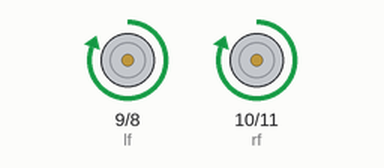
This sketch was run on a simulated Arduino Uno, built with avr-gcc and run on an emulated ATmega328P. Shown: motor-driver pin pairs drawn as motors (green arrow = first pin HIGH = forward, orange = second pin HIGH = backward, longer = more drive).

Above: at 0.5 s.
At 2.5 s:
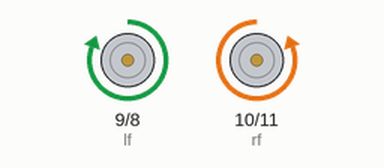
Timing chart, 0 to 5.2 s (numbered marks = the images above):
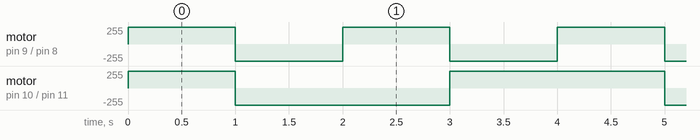

Measured:
- by itself, motor on pin 9 (lf) / pin 8 (lb): alternates forward 255/255 for 1.0 s and backward 255/255 for 1.0 s
- by itself, motor on pin 10 (rf) / pin 11 (rb): repeats every 4.0 s: backward 255/255 2.0 s, forward 255/255 2.0 s

The sketch:

drive.ino
```cpp
int rf = 10, rb = 11, lf = 9, lb = 8;
int spdr, spdl;
int dmode = 0;

void fwd()
{
    analogWrite(rf, spdr);
    digitalWrite(rb, LOW);
    analogWrite(lf, spdl);
    digitalWrite(lb, LOW);
    dmode = 1;
}

void bwd()
{
    digitalWrite(rf, LOW);
    analogWrite(rb, spdr);
    digitalWrite(lf, LOW);
    analogWrite(lb, spdl);
    dmode = 2;
}

void right()
{
    digitalWrite(rf, LOW);
    analogWrite(rb, spdr);
    analogWrite(lf, spdl);
    digitalWrite(lb, LOW);
    dmode = 3;
}

void left()
{
    analogWrite(rf, spdr);
    digitalWrite(rb, LOW);
    digitalWrite(lf, LOW);
    analogWrite(lb, spdl);
    dmode = 4;
}

void stop()
{
    digitalWrite(rf, LOW);
    digitalWrite(rb, LOW);
    digitalWrite(lf, LOW);
    digitalWrite(lb, LOW);
}

void setSpeed(int l, int r = -1)
{
    if (r == -1) r = l;
    spdr = r;
    spdl = l;
    switch (dmode)
    {
    case 1:
        fwd();
        break;
    case 2:
        bwd();
        break;
    case 3:
        right();
        break;
    case 4:
        left();
        break;
    default:
        stop();
        break;
    }
}

void setup()
{
    pinMode(rf, OUTPUT);
    pinMode(rb, OUTPUT);
    pinMode(lf, OUTPUT);
    pinMode(lb, OUTPUT);
    setSpeed(255);
}

void loop()
{
    fwd();
    delay(1000);
    bwd();
    delay(1000);
    right();
    delay(1000);
    left();
    delay(1000);
}
```
